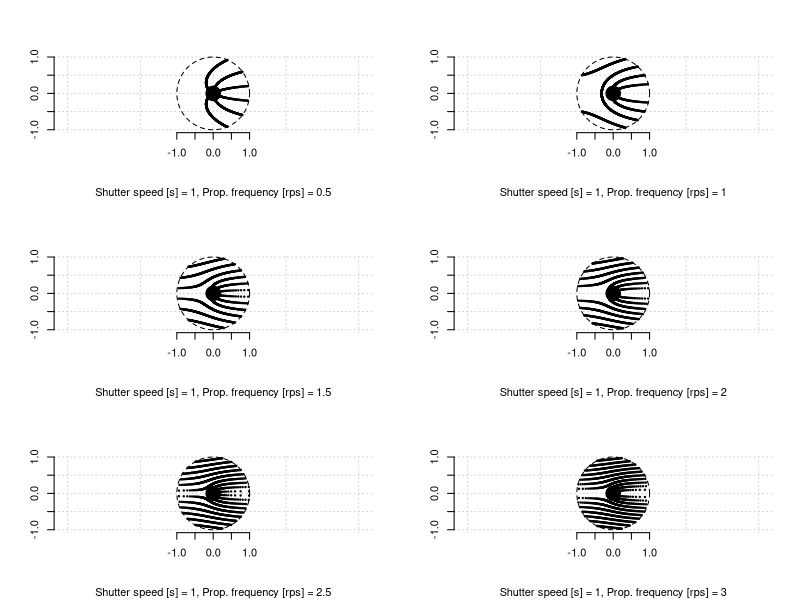
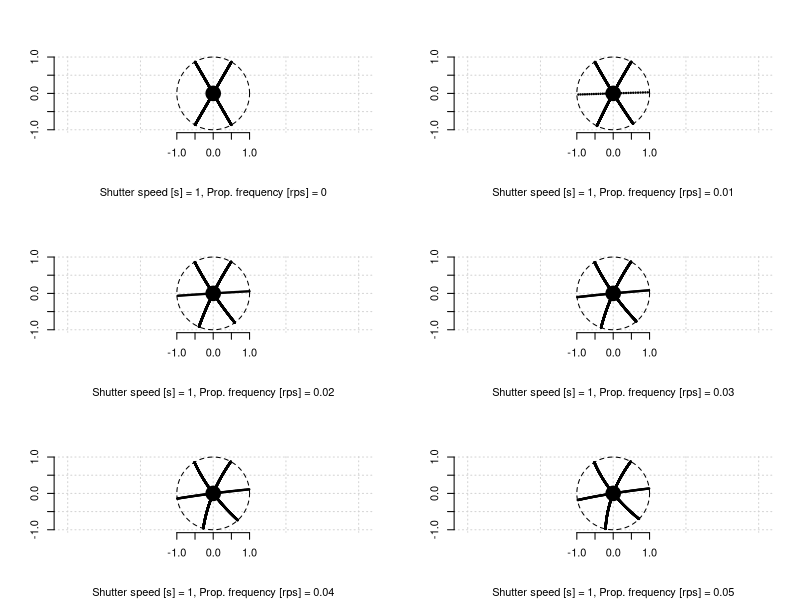
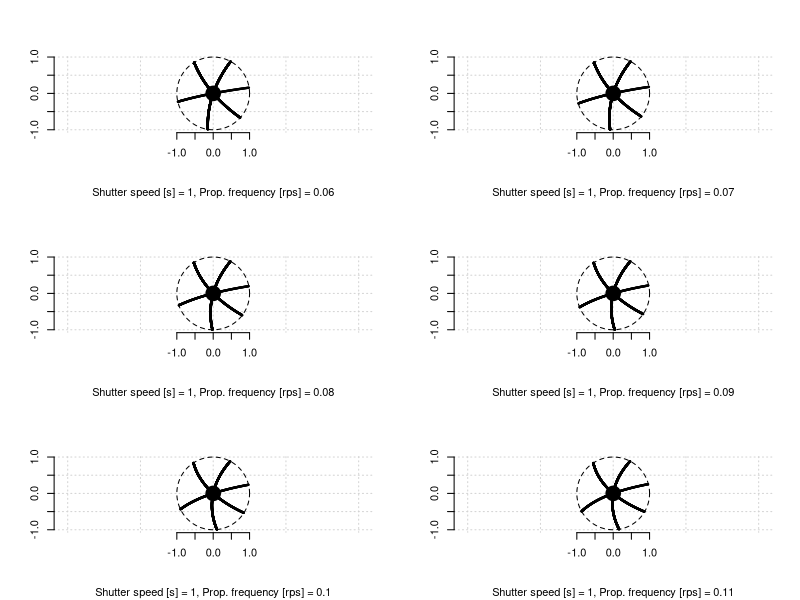
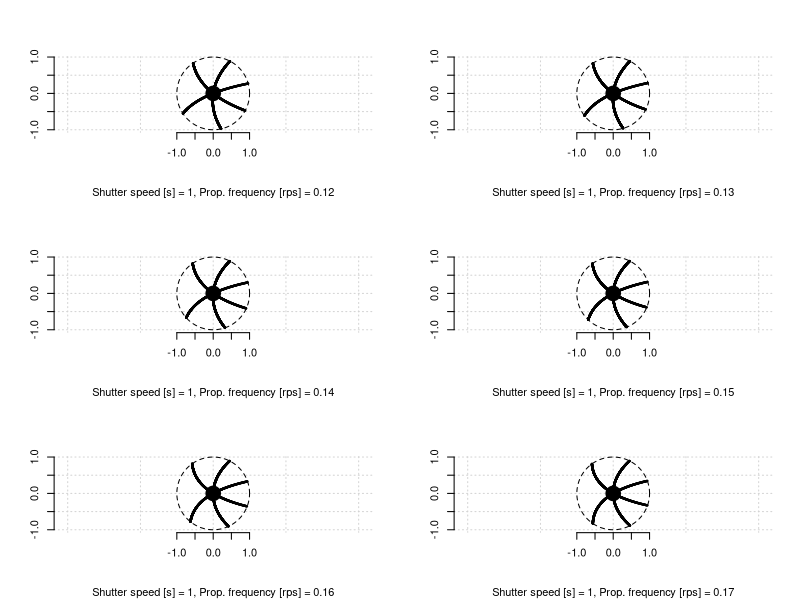
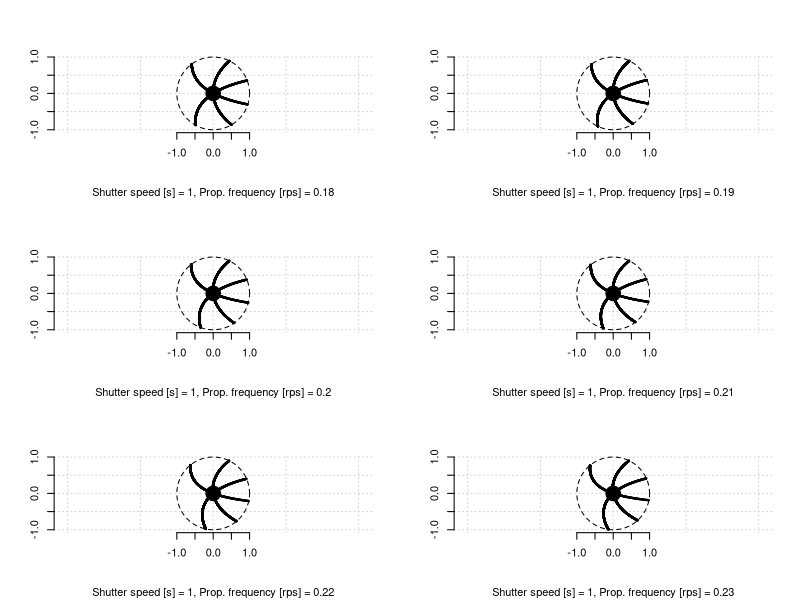
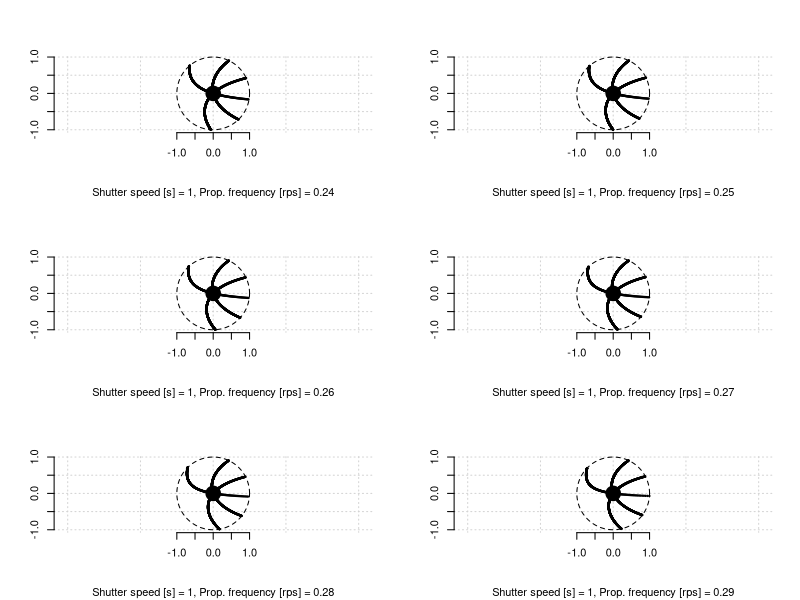
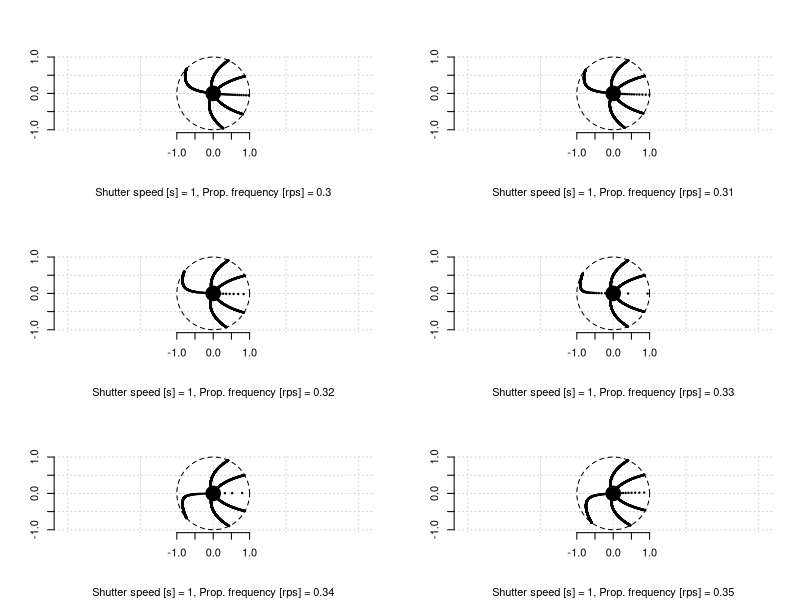
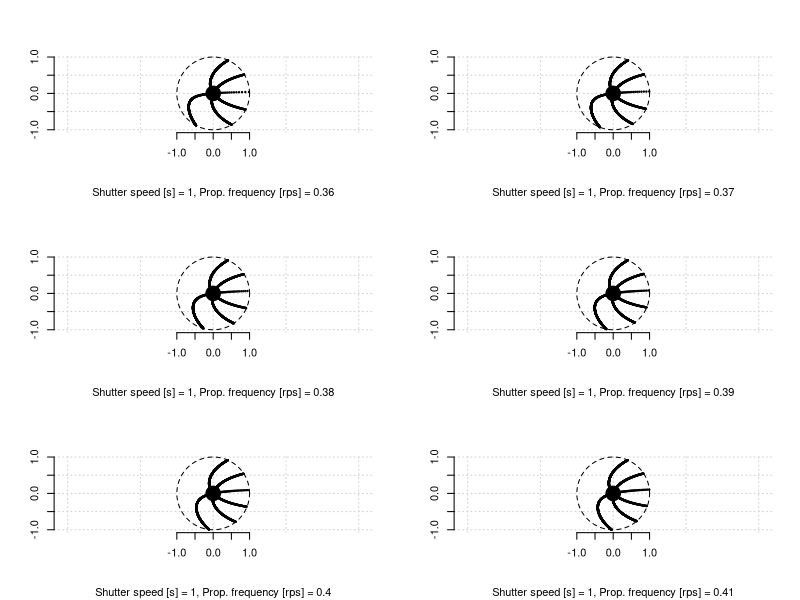

Write R code to recreate these figures, in order.
## ---- chunk 1
knitr::opts_chunk$set(fig.align = "center")
options(width = 1000)
## ---- chunk 2
propPosition <- function(time, prop.freq, init.theta){
  
  w <- 2 * pi * prop.freq
  x <- cos((w * time) + init.theta)
  y <- sin((w * time) + init.theta)
  
  return(list(x = x, y = y, x.y = c(x, y)))
}
## ---- chunk 3
ShutterSequences <- function(n.steps, shutter.time){
  
  data.frame(
    position.shutter = seq(1, -1, l=n.steps),
    time.shutter = seq(0, shutter.time, l=n.steps)
    )
}
## ---- chunk 4

PhotoValues <- function(time.shutter, position.shutter, prop.freq, init.theta){
  
  prop.x <- propPosition(time=time.shutter, prop.freq=prop.freq, init.theta=init.theta)[["x"]]
  prop.y <- propPosition(time=time.shutter, prop.freq=prop.freq, init.theta=init.theta)[["y"]]
  grad <- prop.y/prop.x
  position.shutter/grad

}
## ---- chunk 5
Photo <- function(n.steps=1000, shutter.speed=1, prop.freq=1, plot=T){
  
  d <- ShutterSequences(n.steps=n.steps, shutter.time=shutter.speed)
  
  d$prop.1 <- PhotoValues(time.shutter=d$time.shutter,
                          position.shutter=d$position.shutter,
                          prop.freq = prop.freq,
                          init.theta=0)
  
  d$prop.2 <- PhotoValues(time.shutter=d$time.shutter,
                          position.shutter=d$position.shutter,
                          prop.freq = prop.freq,
                          init.theta=(2*pi/3))
  
  d$prop.3 <- PhotoValues(time.shutter=d$time.shutter,
                          position.shutter=d$position.shutter,
                          prop.freq = prop.freq,
                          init.theta=(4*pi/3))
  d_0 <<- d
  
  # Filter to only area of propellor
  d1 <<- d[d$prop.1^2 + d$position.shutter^2 < 1,]
  d2 <<- d[d$prop.2^2 + d$position.shutter^2 < 1,]
  d3 <<- d[d$prop.3^2 + d$position.shutter^2 < 1,]
  
  # Generate plot
  if(plot==T){
  plot(d1$prop.1, d1$position.shutter,
       panel.first = grid(),
       asp=1, 
       pch=21,
       xlim=c(-1,1), 
       ylim=c(-1,1),
       xlab="", ylab="",
       cex=0.3,
       bg=1,
       cex.main=0.8,
       axes=F,
       sub = paste("Shutter speed [s] = ", round(shutter.speed,3),
                    ", Prop. frequency [rps] = ", prop.freq, sep=""))
  
  axis(1, seq(-1,1,by=0.5))
  axis(2, seq(-1,1,by=0.5))
  points(d2$prop.2, d2$position.shutter, cex=0.3, pch=21, bg=1)
  points(d3$prop.3, d3$position.shutter, cex=0.3, pch=21, bg=1)
  
  oc <- data.frame(x=cos(seq(0, 2*pi, l=100)), y=sin(seq(0, 2*pi, l=100)))
  ic <- data.frame(x=0.2*cos(seq(0, 2*pi, l=50)), y=0.2*sin(seq(0, 2*pi, l=50)))
  
  polygon(oc$x, oc$y, border=1, lty=2)
  polygon(ic$x, ic$y, col=1)
  }

}
## ---- chunk 6
par(mfrow=c(3,2))

Photo(prop.freq=0.5)
Photo(prop.freq=1)
Photo(prop.freq=1.5)
Photo(prop.freq=2)
Photo(prop.freq=2.5)
Photo(prop.freq=3)
## ---- chunk 7
freqs <- seq(0,3,by=0.01)
for (i in seq_along(freqs)){
  Photo(n.steps=1000, prop.freq=freqs[i], shutter.speed = 1)}
## ---- chunk 8
my.freq <- 1.5
my.ss <- 1
my.n <- 700

Photo(prop.freq=my.freq, shutter.speed = my.ss, n.steps = my.n, plot=F)

# Replace points that would fall outside the photp with NA so they dont plot
d_0$prop.1[sqrt(d_0$prop.1^2 + d_0$position.shutter^2) >= 1] <- NA 
d_0$prop.2[sqrt(d_0$prop.2^2 + d_0$position.shutter^2) >= 1] <- NA 
d_0$prop.3[sqrt(d_0$prop.3^2 + d_0$position.shutter^2) >= 1] <- NA 

# Define the inner and outer circles for the plotting
oc <- data.frame(x=cos(seq(0, 2*pi, l=100)), y=sin(seq(0, 2*pi, l=100)))
ic <- data.frame(x=0.2*cos(seq(0, 2*pi, l=50)), y=0.2*sin(seq(0, 2*pi, l=50)))

# Define a character expansion for convenience
my.cex <-0.3

# Define colours for convenience
p.cols <- viridisLite::plasma(3, end=0.8)

for (i in 1:nrow(d_0)){

  plot(d_0[1:i,]$prop.1, d_0[1:i,]$position.shutter,
       panel.first = grid(), asp=1, pch=21, bg=p.cols[1], xlim=c(-1,1), ylim=c(-1,1),
       xlab="", ylab="", axes=F, cex=my.cex, col=p.cols[1],
       sub = paste("Shutter speed [s] = ", my.ss, ", Prop. frequency [rps] = ", my.freq, sep=""))

  axis(1, seq(-1,1,by=0.5))
  axis(2, seq(-1,1,by=0.5))
  format
  points(d_0[1:i,]$prop.2, d_0[1:i,]$position.shutter, pch=21, col=p.cols[2], cex=my.cex, bg=p.cols[2])
  points(d_0[1:i,]$prop.3, d_0[1:i,]$position.shutter, pch=21, col=p.cols[3], cex=my.cex, bg=p.cols[3])
  
  p1 <- propPosition(init.theta = 0, time=d_0[i, "time.shutter"], prop.freq = my.freq)
  segments(p1$x, p1$y, p1$x*-1, p1$y*-1, col=p.cols[1])
  
  p2 <- propPosition(init.theta=(2*pi/3), time=d_0[i, "time.shutter"], prop.freq = my.freq)
  segments(p2$x, p2$y, p2$x*-1, p2$y*-1, col=p.cols[2])
  
  p3 <- propPosition(init.theta=(4*pi/3), time=d_0[i, "time.shutter"], prop.freq = my.freq)
  segments(p3$x, p3$y, p3$x*-1, p3$y*-1, col=p.cols[3])
  
  # Add the central propellor circle and the outer circle
  polygon(oc$x, oc$y, border=1, lty=2)
  polygon(ic$x, ic$y, col=1)
  
  # Add the shutter line
  abline(h=d_0[i,"position.shutter"])
  
  # Plot time box on the shutter line
  # time.label <- paste0(format(round(d_0[i,"time.shutter"],3), nsmall=3), " s")
  # sw <- strwidth(time.label)
  # sh <- strheight(time.label)
  # rect(0.8-(sw/2), d_0[i,"position.shutter"]-sh/2, 0.8+sw/2, 
  #      d_0[i,"position.shutter"]+sh/2, col="white")
  # text(x=0.8, y=d_0[i,"position.shutter"], label=time.label, cex=my.cex*1.7)
}
